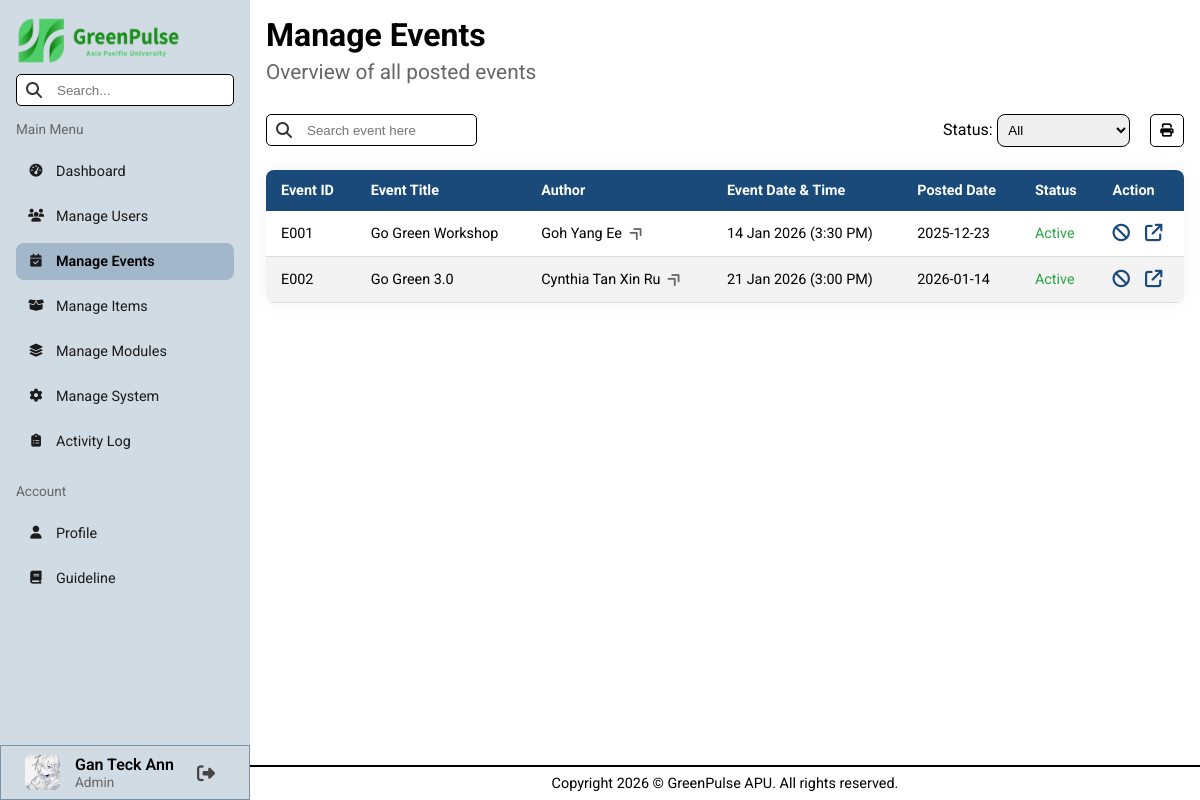
The app's page /pages/admin/manageEvents.php (signed in), older data.
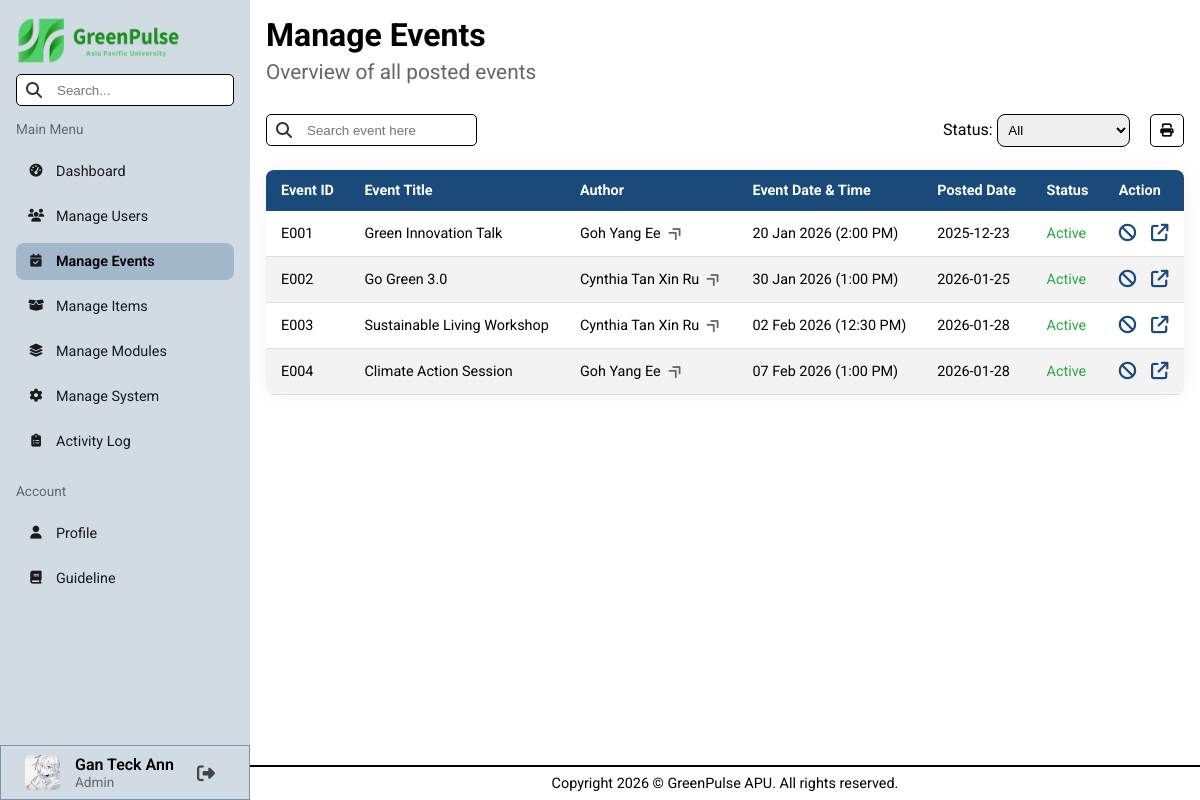
The same page, newer data.
### tables this page shows
CREATE TABLE `users` (
  `user_id` varchar(8) NOT NULL,
  `name` varchar(100) NOT NULL,
  `nationality` varchar(50) DEFAULT NULL,
  `gender` char(1) DEFAULT NULL,
  `date_of_birth` date NOT NULL,
  `contact_number` varchar(12) NOT NULL,
  `education_email` varchar(50) NOT NULL,
  `course_name` varchar(255) NOT NULL,
  `registration_date` date NOT NULL,
  `password` varchar(255) NOT NULL,
  `safety_question_1` varchar(150) DEFAULT NULL,
  `answer_1` varchar(150) DEFAULT NULL,
  `safety_question_2` varchar(150) DEFAULT NULL,
  `answer_2` varchar(150) DEFAULT NULL,
  `green_points` int(11) DEFAULT NULL,
  `total_earned` int(11) DEFAULT NULL,
  `avatar` varchar(255) DEFAULT NULL,
  `role` varchar(50) NOT NULL,
  `last_login` datetime DEFAULT NULL,
  `account_status` varchar(50) NOT NULL DEFAULT 'Active'
);

CREATE TABLE `events` (
  `event_id` varchar(8) NOT NULL,
  `user_id` varchar(8) NOT NULL,
  `event_title` varchar(100) NOT NULL,
  `event_poster` varchar(255) NOT NULL,
  `event_description` varchar(255) NOT NULL,
  `event_datetime` datetime NOT NULL,
  `duration` varchar(50) NOT NULL,
  `location` varchar(255) NOT NULL,
  `capacity` int(11) NOT NULL,
  `points_given` int(11) NOT NULL,
  `posted_date` date NOT NULL,
  `event_status` varchar(50) NOT NULL DEFAULT 'Active'
);

### backend/sessionData.php (called while the page is built, shortened)
<?php
    $userID = $_SESSION["userID"];
    $userName = $_SESSION["userName"];
?>

### pages/admin/manageEvents.php (the view, shortened to what this page needs)
<?php
    include("../../conn.php");
    include("../../backend/sessionData.php");
    include("../../backend/utility.php");
    $sql = "SELECT * FROM events";
    $currentStatus = "";
    $result = mysqli_query($conn, $sql);
    $events = array();
    if (mysqli_num_rows($result) > 0) {
        while($row = mysqli_fetch_assoc($result)) {
            $events[] = $row;
        }
    }
?>
<!DOCTYPE html>
<html lang="en">
    <head>
        <link rel="stylesheet" href="../../styles/admin.css">
        <?php include("library.php") ?>
    <body>
        <?php include("header.php"); ?>
        <main class="search-area">
            <h1>Manage Events</h1>
            <h2 class="page-subTitle">Overview of all posted events</h2>
            <div class="action-bar" style="margin: 1em 0;">
                <form action="" method="GET">
                    <div class="table-search-box">
                        <input type="text" name="target" placeholder="Search event here">
                    </div>
                </form>
                <form action="" method="GET" class="select-container" id="event-form">
                    <div class="select-boxs">
                        <div>
                            <label for="eventStatus">Status: </label>
                            <select name="txtStatus" id="eventStatus">
                                <option value="" <?php if ($currentStatus === "") echo "selected" ?>>All</option>
                            </select>
                        </div>
                        <button class="print" onclick="window.print()">
                            <i class="fa-solid fa-print"></i>
                        </button>
                    </div>
                </form>
            </div>
            <div class="flex-container desktop-table" style="margin: 1em 0;">
                <table>
                    <thead>
                        <tr>
                            <th>Event ID</th>
                            <th>Event Title</th>
                            <th>Author</th>
                            <th>Event Date & Time</th>
                            <th>Posted Date</th>
                            <th>Status</th>
                            <th>Action</th>
                        </tr>
                    </thead>
                    <tbody>
                        <?php
                            foreach ($events as $row) {
                                $config = tableConfig($row["event_status"]);
                                $textColor = $config[0];
                                $icon = $config[1];
                                $title = $config[2];
                                $nextStatus = $config[3];
                                $author = getUserName($conn, $row["user_id"]);
                                $eventDateTime = $row["event_datetime"];
                                $formatted_dateTime = date("d M Y (g:i A)", strtotime($eventDateTime));
                                echo '<tr>
                                        <td>' . $row['event_id'] . '</td>
                                        <td>' . $row['event_title'] . '</td>
                                        <td>
                                            <a href="viewUserProfile.php?id=' . $row['user_id'] . '" class="redirect-link" title="View User Profile">
                                                ' . $author . '
                                                <i class="fa-solid fa-angle-double-right table-linkIcon"></i>
                                            </a>
                                        </td>
                                        <td>' . $formatted_dateTime . ' </td>
                                        <td>' . ucwords($row['posted_date']) . '</td>
                                        <td style="color:' . $textColor . '">' . $row['event_status'] . '</td>
                                        <td>
                                            <div class="action-container">
                                                <form action="" method="GET">
                                                    <input type="hidden" name="target_eventID" value="' . $row['event_id'] . '">
                                                    <input type="hidden" name="next_status" value="' . $nextStatus . '">
                                                    <button name="btnChangeStatus" type="submit" class="action-btn" title="'. $title .'">
                                                        ' . $icon . '
                                                    </button>
                                                </form>
                                                <a href="viewEventDetails.php?id=' . $row['event_id'] . '" class="action-btn" title="View">
                                                    <i class="fa-solid fa-arrow-up-right-from-square"></i>
                                                </a>
                                            </div>
                                        </td>
                                    </tr>';
                            }
                        ?>
                    </tbody>
                </table>
            </div>
        </main>
        <?php include("footer.php"); ?>
    </body>
</html>

### pages/admin/library.php (shortened to what this page needs)
<link rel="stylesheet" href="https://cdnjs.cloudflare.com/ajax/libs/font-awesome/6.4.0/css/all.min.css">

### pages/admin/header.php (shortened to what this page needs)
<?php
    $sql_userInfo = "SELECT avatar FROM users WHERE user_id = '$userID'";
    $result_userInfo = mysqli_query($conn, $sql_userInfo);
    $data_userInfo = mysqli_fetch_assoc($result_userInfo);
    $avatar = $data_userInfo["avatar"] ?? "src/avatars/default.png";
?>
<aside id="sidebar">
    <img src="../../src/elements/logo_horizontal.png" alt="Logo" width="165rem" height="50rem" class="desktop_logo">
    <div class="search-box">
        <input type="text" id="txtSearchInput" placeholder="Search...">
    </div>
    <p class="sidebar-subTitle">Main Menu</p>
    <div class="nav-pages">
        <a id="dashboard" href="index.php">
            <i class="fa-solid fa-gauge-high"></i> Dashboard
        </a>
        <a id="manageUsers" href="manageUsers.php">
            <i class="fa-solid fa-users"></i> Manage Users
        </a>
        <a id="manageEvents" href="manageEvents.php">
            <i class="fa-solid fa-calendar-check"></i> Manage Events
        </a>
        <a id="manageItems" href="manageItems.php">
            <i class="fa-solid fa-box-open"></i> Manage Items
        </a>
        <a id="manageModules" href="manageModules.php">
            <i class="fa-solid fa-layer-group"></i> Manage Modules
        </a>
        <a id="ManageSystem" href="manageSystem.php">
            <i class="fa-solid fa-gear"></i> Manage System
        </a>
        <a id="activityLog" href="activityLog.php">
            <i class="fa-solid fa-clipboard-list"></i> Activity Log
        </a>
    </div>
    <p class="sidebar-subTitle">Account</p>
    <div class="nav-pages">
        <a id="profile" href="profile.php">
            <i class="fa-solid fa-user"></i> Profile
        </a>
        <a id="guildeline" href="guideline.php">
            <i class="fa-solid fa-book"></i> Guideline
        </a>
    </div>
    <div class="user-info-section">
        <img src="../../<?php echo $avatar ?>" alt="user_avatar" width="35px" height="35px">
        <div class="user-info-box">
            <p class="name"> <?php echo $userName ?? "Unknown User" ?> </p>
            <p class="role">Admin</p>
        </div>
        <form action="../../backend/logoutRedirect.php" method="POST" class="logout-form">
            <button type="submit" class="logout-btn" title="Logout">
                <i class="fa-solid fa-right-from-bracket"></i>
            </button>
        </form>
    </div>
</aside>

### backend/utility.php (shortened to what this page needs)
<?php
    function statusColor($status) {
        if ($status === "Active" || $status === "Complete") {
            return "#28a745";
        }
        elseif ($status === "Inactive" || $status === "Pending") {
            return "#dc3545";
        }
    }
    function getUserName($conn, $user_id) {
        $sql = "SELECT name FROM users WHERE user_id = '$user_id'";
        $result = mysqli_query($conn, $sql);
        if (mysqli_num_rows($result) > 0) {
            $row = mysqli_fetch_assoc($result);
            return $row["name"];
        }
        return "User Not Found";
    }
    function tableConfig($status) {
        $icon = ""; $textColor = ""; $nextStatus = "";
        switch ($status) {
            case "Active":
                $icon = "<i class='fa-solid fa-ban'></i>";
                $textColor = statusColor($status);
                $nextStatus = "Inactive";
                break;
        }
        $title = $nextStatus;
        return array($textColor, $icon, $title, $nextStatus);
    }
?>

### pages/admin/footer.php
<footer>
    <p>Copyright 2026 &copy; GreenPulse APU. All rights reserved.</p>
</footer>

### styles/admin.css (style rules this page uses)
body { min-height: 100vh; display: grid; grid-template-columns: 250px 1fr; grid-template-rows: 1fr auto; grid-template-areas: "sidebar main" "sidebar footer"; }
aside { grid-area: sidebar; padding: 1em; background-color: #d1dbe4; top: 0; position: sticky; align-self: start; height: 100vh; display: flex; flex-direction: column; z-index: 1000; }
main { grid-area: main; padding: 1em; }
footer { grid-area: footer; padding: 0.5em; display: flex; justify-content: center; align-items: center; border-top: 2px black solid; }
footer p { margin: 0; font-size: 0.9em; }
.search-box { margin: 0.5em 0; position: relative; }
.search-box input, .table-search-box input, .popup-form input, .popup-input select, .addNewAnnouncem-form input { width: 100%; height: 2rem; padding: 10px 15px 10px 40px; border-radius: 5px; border: none; outline: none; border: 1px black solid; }
.nav-pages { display: flex; flex-direction: column; margin: 1em 0; gap: 0.5em; }
.nav-pages a, .nav-pages i { color: #1a1a1a; font-size: 0.9em; }
.nav-pages a { text-decoration: none; display: flex; align-items: center; padding: 10px 10px; border-radius: 8px; transition: all 0.3s ease; }
.nav-pages i { margin-right: 10px; width: 20px; text-align: center; }
.nav-pages a.active { background-color: #a3b7ca; font-weight: 600; color: #000; }
.user-info-section { margin: auto -1em -1em -1em; border: 1.5px #7992a7 solid; height: 55px; width: 250px; align-self: flex-end; display: flex; flex-direction: row; align-items: center; padding: 0 0 0 1.5em; gap: 15px; }
.user-info-section img { border-radius: 5px; }
.user-info-section .user-info-box .name { font-size: 1em; font-weight: 600; }
.user-info-section .user-info-box .role { font-size: 0.85em; color: #666; }
.logout-form { margin: 0; padding-left: 0.2em; display: flex; }
.logout-btn { background: none; border: none; padding: 5px; cursor: pointer; font-size: 18px; color: #454545; transition: 0.3s; display: flex; align-items: center; }
.sidebar-subTitle { margin-top: 0.5em; font-size: 0.85em; color: #666; }
.page-subTitle { padding: 0.3em 0; color: #666; font-weight: 400; font-size: 1.3em; }
.flex-container { display: flex; flex-direction: column; justify-content: center; align-items: center; }
.item-chart select, .select-boxs select { width: 10em; padding: 0.5em; border-radius: 8px; border: 1px black solid; }
table { width: 100%; border-collapse: collapse; background-color: #ffffff; font-size: 0.9em; min-width: 400px; border-radius: 8px; box-shadow: 0 0 20px rgba(0, 0, 0, 0.05); overflow: hidden; }
thead tr { background-color: #194a7a; color: #ffffff; text-align: left; font-weight: bold; }
th, td { padding: 12px 15px; }
tbody tr { border-bottom: 1px solid #dddddd; }
tbody tr:nth-of-type(even) { background-color: #f3f3f3; }
.action-container { display: flex; flex-direction: row; justify-content: left; gap: 15px; font-size: 1.1em; }
.action-btn { background: none; border: none; cursor: pointer; font-size: 1.1em; color: #194a7a; }
.action-bar { display: flex; flex-direction: row; justify-content: space-between; align-items: center; width: 100%; gap: 10px; }
.table-search-box { margin: 0.5em 0; position: relative; width: 100%; }
.table-search-box input { width: 90%; }
.select-container { display: flex; flex-direction: row; gap: 15px; }
.select-boxs, .action-btns { gap: 20px; }
.select-boxs { display: flex; flex-direction: row; }
.select-container button { background-color: rgba(25, 74, 122, 0.6); padding: 0.5em 0.7em; border: none; border-radius: 5px; }
.print { padding: 0 1em; background-color: white !important; border: 1px black solid !important; }
.redirect-link { color: black; text-decoration: none; cursor: pointer; }
.table-linkIcon { transform: rotate(-45deg); color: #666; margin-left: 0.3em; font-weight: 300; }
button, select { cursor: pointer; }

### styles/general.css (style rules this page uses)
* { margin: 0; padding: 0; box-sizing: border-box; }
body { font-family: "Roboto", sans-serif; }
html, body { max-width: 100%; overflow-x: clip; }

Row changes from the older to the newer data that the page shows:
changed events "E001": event_title "Go Green Workshop" → "Green Innovation Talk"; event_datetime "14 Jan 2026 (3:30 PM)" → "20 Jan 2026 (2:00 PM)"
changed events "Go Green 3.0": event_datetime "21 Jan 2026 (3:00 PM)" → "30 Jan 2026 (1:00 PM)"; posted_date "2026-01-14" → "2026-01-25"
added events: event_id "E003", event_title "Sustainable Living Workshop", user.name "Cynthia Tan Xin Ru", event_datetime "02 Feb 2026 (12:30 PM)", posted_date "2026-01-28", event_status "Active"
added events: event_id "E004", event_title "Climate Action Session", user.name "Goh Yang Ee", event_datetime "07 Feb 2026 (1:00 PM)", posted_date "2026-01-28", event_status "Active"
